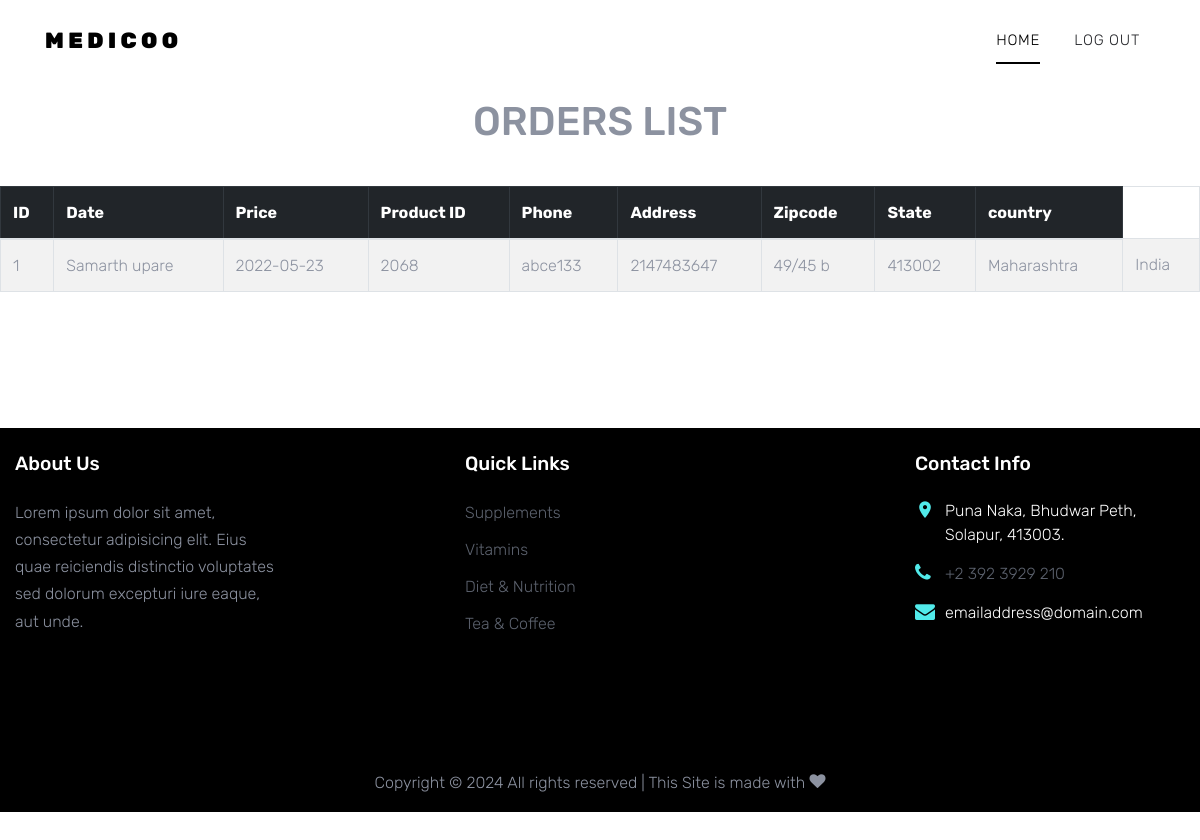
Page /user/userProducts.php (signed in) on the committed database.
### tables this page shows
CREATE TABLE `tbl_order` (
  `id` int(10) NOT NULL,
  `name` varchar(40) NOT NULL,
  `email` varchar(20) NOT NULL,
  `date` date NOT NULL,
  `userid` varchar(20) NOT NULL,
  `price` float NOT NULL,
  `productid` varchar(20) NOT NULL,
  `phone` int(15) NOT NULL,
  `address` text NOT NULL,
  `zipcode` int(6) NOT NULL,
  `state` varchar(20) NOT NULL,
  `country` varchar(20) NOT NULL
);

### user/userProducts.php (the view, shortened to what this page needs)
<?php
 require_once("../lib/db.php");
 $user = $_SESSION['user'];
?>
<!DOCTYPE html>
<html lang="en">
<head>
  <link rel="stylesheet" href="../fonts/icomoon/style.css">
  <link rel="stylesheet" href="../css/bootstrap.min.css">
  <link rel="stylesheet" href="../css/magnific-popup.css">
  <link rel="stylesheet" href="../css/jquery-ui.css">
  <link rel="stylesheet" href="../css/owl.carousel.min.css">
  <link rel="stylesheet" href="../css/owl.theme.default.min.css">
  <link rel="stylesheet" href="../css/aos.css">
  <link rel="stylesheet" href="../css/style.css">
</head>
<body>
    <div class="site-navbar py-2">
        <div class="container">
          <div class="d-flex align-items-center justify-content-between">
            <div class="logo">
              <div class="site-logo">
                <a href="index.php" class="js-logo-clone">Medicoo </a>
              </div>
            </div>
            <div class="main-nav d-none d-lg-block">
              <nav class="site-navigation text-right text-md-center" role="navigation">
                <ul class="site-menu js-clone-nav d-none d-lg-block">
                  <li class="active" ><a href="../index.html">Home</a></li>
                  <li><a href="logout.php">Log Out</a></li>
                </ul>
              </nav>
            </div>
          </div>
        </div>
      </div>
      <h1 class="text-uppercase text-center my-3"> Orders List</h1>
      <div class="container-fluid py-4">
        <div class="row">
        <table class="table table-hover table-striped table-bordered">
        <thead class="table-dark">
            <th>ID</th>
            <th>Date</th>
            <th>Price</th>
            <th>Product ID</th>
            <th>Phone</th>
            <th>Address</th>
            <th>Zipcode</th>
            <th>State</th>
            <th>country</th>
        </thead>
        <tbody>
        <?php
					$rs=$db->prepare("select * from tbl_order where userid ='$user'");
  					$rs->execute();
                    $cnt=1;
  					while($row=$rs->fetch())
				  	{
				  	  echo "<tr>";
                      echo "<td>".$cnt."</td>";
					  echo "<td>".$row['name']."</td>";
					  echo "<td>".$row['date']."</td>";
					  echo "<td>".$row['price']."</td>";
                      echo "<td>".$row['productid']."</td>";
                      echo "<td>".$row['phone']."</td>";
                      echo "<td>".$row['address']."</td>";
                      echo "<td>".$row['zipcode']."</td>";
                      echo "<td>".$row['state']."</td>";
                      echo "<td>".$row['country']."</td>";
					  echo "</tr>";
                      $cnt++;
					}
				?>
        </tbody>
      </table>
        </div>
    </div>
      <footer class="site-footer">
        <div class="container-fluid" style="background-color:black">
          <div class="row">
            <div class="col-md-6 col-lg-3 mb-4 mt-4 mb-lg-0">
              <div class="block-7">
                <h3 class="footer-heading mb-4 text-white">About Us</h3>
                <p>Lorem ipsum dolor sit amet, consectetur adipisicing elit. Eius quae reiciendis distinctio voluptates
                  sed dolorum excepturi iure eaque, aut unde.</p>
              </div>
            </div>
            <div class="col-lg-3 mx-auto mb-5 mb-lg-0 mt-4">
              <h3 class="footer-heading mb-4 text-white ">Quick Links</h3>
              <ul class="list-unstyled">
                <li><a href="#">Supplements</a></li>
                <li><a href="#">Vitamins</a></li>
                <li><a href="#">Diet &amp; Nutrition</a></li>
                <li><a href="#">Tea &amp; Coffee</a></li>
              </ul>
            </div>
            <div class="col-md-6 col-lg-3 mt-4">
              <div class="block-5 mb-5">
                <h3 class="footer-heading mb-4 text-white">Contact Info</h3>
                <ul class="list-unstyled">
                  <li class="address text-white"> Puna Naka, Bhudwar Peth, Solapur, 413003.</li>
                  <li class="phone text-white"><a href="tel://23923929210">+2 392 3929 210</a></li>
                  <li class="email text-white">emailaddress@domain.com</li>
                </ul>
              </div>
            </div>
          </div>
          <div class="row pt-5 mt-5 text-center">
            <div class="col-md-12">
              <p>
                Copyright &copy;
                <script>document.write(new Date().getFullYear());</script> All rights reserved | This Site is made
                with <i class="icon-heart" aria-hidden="true"></i>
              </p>
            </div>
          </div>
        </div>
      </footer>
</body>
</html>

### css/style.css (style rules this page uses)
body { line-height: 1.7; color: #8c92a0; font-weight: 300; font-size: 16px; }
a { -webkit-transition: .3s all ease; -o-transition: .3s all ease; transition: .3s all ease; }
.site-footer { padding: 6em 0; }
.site-footer ul li { margin-bottom: 10px; }
.site-footer ul li a { color: #5c626e; }
.site-footer .footer-heading { font-size: 1.2rem; color: #000; margin-bottom: 1rem; }
.site-logo a { text-transform: uppercase; letter-spacing: .2em; font-size: 22px; color: #000 !important; font-weight: 900; }
.site-navbar { margin-bottom: 0px; z-index: 1999; position: relative; top: 0; width: 100%; background: #fff; }
.site-navbar a { color: #000; }
.site-navbar .site-navigation .site-menu { margin-left: 0; padding-left: 0; margin-bottom: 0; }
.site-navbar .site-navigation .site-menu .active > a { color: #000; position: relative; }
.site-navbar .site-navigation .site-menu .active > a:before { content: ""; position: absolute; left: 10px; right: 10px; height: 2px; background: #000; bottom: 0; }
.site-navbar .site-navigation .site-menu a { text-decoration: none !important; font-size: 15px; display: inline-block; }
.site-navbar .site-navigation .site-menu > li { display: inline-block; padding: 10px 5px; }
.site-navbar .site-navigation .site-menu > li > a { padding: 10px 10px; text-transform: uppercase; letter-spacing: .05em; color: #25262a; font-size: 15px; text-decoration: none !important; }
.block-5 ul, .block-5 ul li { list-style: none; padding: 0; margin: 0; line-height: 1.5; }
.block-5 ul li { padding-left: 30px; position: relative; margin-bottom: 15px; color: #25262a; }
.block-5 ul li:before { top: 0; font-family: "icomoon"; content: ""; position: absolute; left: 0; font-size: 20px; line-height: 1; color: #51eaea; }
.block-5 ul li.address:before { content: "\e8b4"; }
.block-5 ul li.email:before { content: "\f0e0"; }
.block-5 ul li.phone:before { content: "\f095"; }

### rows in the picture
tbl_order: name "Samarth upare", date "2022-05-23", price "2068", productid "abce133", phone "2147483647", address "49/45 b", zipcode "413002", state "Maharashtra", country "India"
